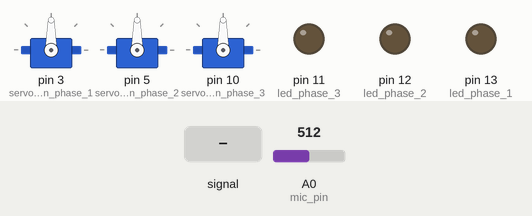
Recording of a sketch running on a simulated Arduino Uno, built with avr-gcc and run on an emulated ATmega328P. Parts: 3 × servo, output pins drawn as LEDs (lit = HIGH). Dashed ring = blinking. The test bench sets the inputs (shaded band); at power-on: A0 (mic_pin) = 512. Random numbers use the default seed unless the sketch sets one; what the sketch prints to the serial monitor is not drawn.

Above: at 1.2 s.
1.3 s: A0 (mic_pin) fed a 200 Hz sine of ±460 counts around its level
At 2.0 s:
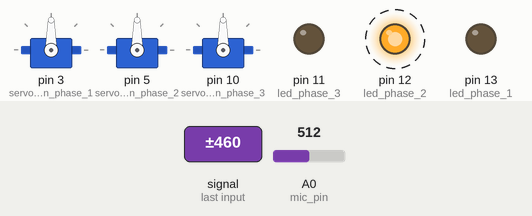
At 2.8 s:
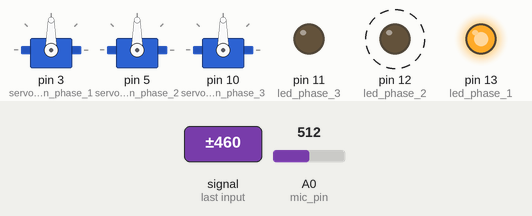
4.3 s: A0 (mic_pin) set to 122
7.3 s: A0 (mic_pin) set to 107
9.0 s: A0 (mic_pin) set to 95
At 10.1 s:
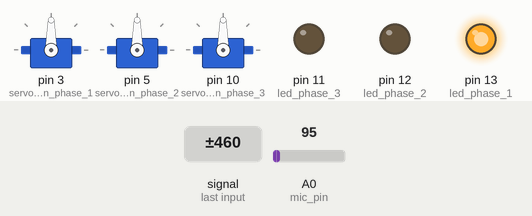
Timing chart, 0 to 11.9 s (numbered marks = the images above; inputs shaded):
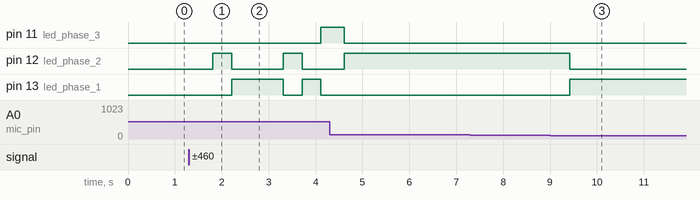

The sketch:

micogservo.ino
```cpp
#include <stdbool.h>
#include <Servo.h>


int mic_pin = 0;
int mic_input = -1;

Servo servo_phase_1;
Servo servo_phase_2;
Servo servo_phase_3;

int servo_pin_phase_1 = 3;
int servo_pin_phase_2 = 5;
int servo_pin_phase_3 = 10;

int led_phase_1 = 13;
int led_phase_2 = 12;
int led_phase_3 = 11;

int phase_1_position[2] = {0, 100};
int phase_2_position[2] = {0, 100};
int phase_3_position[2] = {0, 100};


int phase_1_interval[2] = {0,   100};
int phase_2_interval[2] = {101, 200};
int phase_3_interval[2] = {201, 300};
int phase_4_interval[2] = {301, 1024};

void setup(){
  Serial.begin(9600);

  servo_phase_1.attach(servo_pin_phase_1);
  servo_phase_2.attach(servo_pin_phase_2);
  servo_phase_3.attach(servo_pin_phase_3);

  pinMode(led_phase_1, OUTPUT);
  pinMode(led_phase_2, OUTPUT);
  pinMode(led_phase_3, OUTPUT);
  pinMode(mic_pin, INPUT);
}

void loop(){
  mic_input = analogRead(mic_pin);
  Serial.print(mic_input);

  if((mic_input >= phase_1_interval[0]) && (mic_input <= phase_1_interval[1])){
    Serial.write("\n Status of phase_1 execution: ");
    boolean state = phase_1_init();
    Serial.write(state);

  }else if((mic_input >= phase_2_interval[0]) && (mic_input <= phase_2_interval[1])){
    Serial.write("\n Status of phase_2 execution: ");
    boolean state = phase_2_init();
    Serial.write(state);

  }else if((mic_input >= phase_3_interval[0]) && (mic_input <= phase_3_interval[1])){
    Serial.write("\n Status of phase_3 execution: ");
    boolean state = phase_3_init();
    Serial.write(state);

  }else if((mic_input >= phase_4_interval[0]) && (mic_input <= phase_4_interval[1])){
    Serial.write("\n Status of phase_4 execution: ");
    boolean state = phase_4_init();
    Serial.write(state);

  }else{
    Serial.write("Invalid value from microphone input \n");
  }

  delay(100);
}

// structure
// idle phase 1
boolean phase_1_init(){
  moveServo(servo_phase_1, phase_1_position[0], phase_1_position[1]);
  digitalWrite(led_phase_1, HIGH);
  digitalWrite(led_phase_2, LOW);
  digitalWrite(led_phase_3, LOW);
}

// idle phase 2
boolean phase_2_init(){
  moveServo(servo_phase_2, phase_2_position[0], phase_2_position[1]);
  digitalWrite(led_phase_1, LOW);
  digitalWrite(led_phase_2, HIGH);
  digitalWrite(led_phase_3, LOW);
}

// idle phase 3
boolean phase_3_init(){
  moveServo(servo_phase_3, phase_3_position[0], phase_3_position[1]);
  digitalWrite(led_phase_1, LOW);
  digitalWrite(led_phase_2, LOW);
  digitalWrite(led_phase_3, HIGH);
}

// idle phase 4
boolean phase_4_init(){

}

void moveServo(Servo myServo, int startPos, int stopPos){
  int pos = startPos;
  myServo.write(random(0, 180));
  delay(300);
//  for(pos = startPos; pos < stopPos; pos++){    // goes from 180 degrees to 0 degrees
//    myServo.write(pos);              // tell servo to go to position in variable 'pos'
//    delay(5);                       // waits 15ms for the servo to reach the position
//  }
}
```

Measured:
- the behaviour switches between 101 and 100 on A0 (mic_pin) (found by bisection; images 2 and 3)
- after the input at 1.3 s, pin 11 (led_phase_3): LOW → HIGH after 2.8 s; pin 12 (led_phase_2): alternates HIGH for 0.40 s and LOW for 1.1 s, starting after 0.51 s; pin 13 (led_phase_1): LOW → HIGH after 0.91 s, → LOW 1.1 s later, → HIGH 0.40 s later, → LOW 0.40 s later
- after the input at 7.3 s, every drawn part: stays the same
- after the input at 9.0 s, pin 12 (led_phase_2): HIGH → LOW after 0.43 s; pin 13 (led_phase_1): LOW → HIGH after 0.43 s
